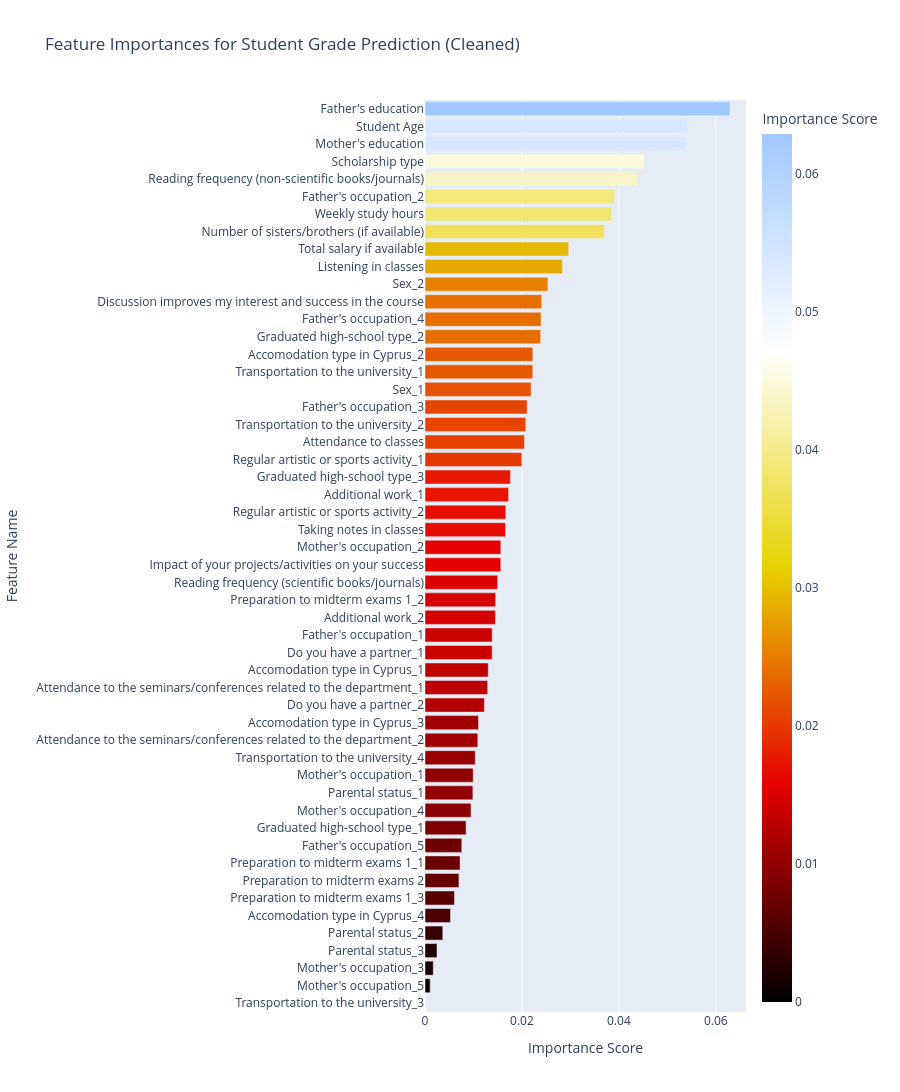

Notebook code for this chart:
### Markdown cell above
Now that we have a new dataframe, we can re-do all previous steps to get a new optimal model and examine the feature importances.

### Code cell
# separate features and target variable again with cleaned data
X_cleaned = hesp_df_encoded_scaled_cleaned.drop([TARGET_COLUMN_NAME], axis=1, errors='ignore')
# y will remain the same as before since target variable is unchanged

# Split into training and testing sets with cleaned features
X_train_binned_cleaned, X_test_binned_cleaned, y_train_binned, y_test_binned = train_test_split(X_cleaned, y_binned, test_size=0.2, random_state=42)

# Re-run the randomized search with cleaned features
random_search_cleaned = RandomizedSearchCV(
    estimator=RandomForestClassifier(random_state=42),
    param_distributions=param_distributions,  # Using previous hyperparameter grid
    n_iter=250,  # Number of parameter settings that are sampled
    scoring='accuracy',  # Score on accuracy
    cv=5,  # 5-Fold Cross-Validation
    verbose=0,  # Disable verbose output for cleaner reporting
    random_state=42,
    n_jobs=-1  # Use all available cores for training, increasing overall speed
)

# Fit the Randomized Search to the cleaned dataset
random_search_cleaned.fit(X_train_binned_cleaned, y_train_binned)  #Using the binned labels for classification

# Print the basic results
print(f"Best Accuracy (Cleaned): {random_search_cleaned.best_score_} with hyperparameters: {random_search_cleaned.best_params_}")

# Evaluate the best model on the test set
best_model_cleaned = random_search_cleaned.best_estimator_  # Pull out the best model from the search
y_pred_binned_cleaned = best_model_cleaned.predict(X_test_binned_cleaned)  # Predict on the test set
test_accuracy_binned_cleaned = accuracy_score(y_test_binned, y_pred_binned_cleaned)  # Calculate test accuracy
print(f"Test Accuracy of Best Model on Binned Labels (Cleaned): {test_accuracy_binned_cleaned:.3f}")

# Pull out feature importances from the cleaned best model
feature_importances_cleaned = best_model_cleaned.feature_importances_
feature_names_cleaned = X_cleaned.columns

# Zip feature names and their corresponding importances together to sort
sorted_importances_cleaned = sorted(zip(feature_names_cleaned, feature_importances_cleaned), key=lambda x: x[1], reverse=True)

# Place feature importances for the cleaned model into a pandas dataframe for easier plotting
importance_df_cleaned = pd.DataFrame({
    'Feature': [name for name, _ in sorted_importances_cleaned],
    'Importance': [importance for _, importance in sorted_importances_cleaned]
})

# Create a bar chart using Plotly
fig = px.bar(
    importance_df_cleaned,
    x='Importance',
    y='Feature',
    orientation='h',
    title='Feature Importances for Student Grade Prediction (Cleaned)',
    labels={'Importance': 'Importance Score', 'Feature': 'Feature Name'},
    color='Importance',
    color_continuous_scale='Blackbody'
)

# Update layout for better readability
fig.update_layout(
    height=1500,  # Increased height to fit all feature names
    showlegend=False,
    yaxis={'categoryorder': 'total ascending'}  # Sort features by importance
)
fig.show()

### Figure 1 — Plotly figure (JSON) as saved in the notebook; plotly's stock layout.template omitted (floating-point values rounded to 4 significant figures)
{"data": [{"hovertemplate": "Importance Score=%{marker.color}<br>Feature Name=%{y}<extra></extra>", "legendgroup": "", "marker": {"color": [0.06291, 0.05404, 0.05391, 0.04517, 0.04383, 0.03911, 0.03849, 0.03699, 0.02964, 0.02835, 0.02535, 0.02408, 0.02393, 0.02386, 0.02224, 0.02223, 0.02188, 0.02108, 0.02079, 0.02052, 0.01998, 0.01763, 0.01725, 0.01667, 0.01661, 0.01564, 0.01563, 0.01498, 0.01458, 0.01453, 0.01386, 0.01386, 0.01305, 0.01293, 0.01225, 0.01104, 0.0109, 0.01037, 0.009944, 0.009877, 0.009501, 0.008475, 0.007584, 0.00723, 0.007007, 0.006074, 0.005252, 0.003667, 0.002471, 0.001705, 0.001064, 0.0], "coloraxis": "coloraxis", "pattern": {"shape": ""}}, "name": "", "orientation": "h", "showlegend": false, "textposition": "auto", "type": "bar", "x": [0.06291, 0.05404, 0.05391, 0.04517, 0.04383, 0.03911, 0.03849, 0.03699, 0.02964, 0.02835, 0.02535, 0.02408, 0.02393, 0.02386, 0.02224, 0.02223, 0.02188, 0.02108, 0.02079, 0.02052, 0.01998, 0.01763, 0.01725, 0.01667, 0.01661, 0.01564, 0.01563, 0.01498, 0.01458, 0.01453, 0.01386, 0.01386, 0.01305, 0.01293, 0.01225, 0.01104, 0.0109, 0.01037, 0.009944, 0.009877, 0.009501, 0.008475, 0.007584, 0.00723, 0.007007, 0.006074, 0.005252, 0.003667, 0.002471, 0.001705, 0.001064, 0.0], "xaxis": "x", "y": ["Father's education", "Student Age", "Mother's education", "Scholarship type", "Reading frequency (non-scientific books/journals)", "Father's occupation_2", "Weekly study hours", "Number of sisters/brothers (if available)", "Total salary if available", "Listening in classes", "Sex_2", "Discussion improves my interest and success in the course", "Father's occupation_4", "Graduated high-school type_2", "Accomodation type in Cyprus_2", "Transportation to the university_1", "Sex_1", "Father's occupation_3", "Transportation to the university_2", "Attendance to classes", "Regular artistic or sports activity_1", "Graduated high-school type_3", "Additional work_1", "Regular artistic or sports activity_2", "Taking notes in classes", "Mother's occupation_2", "Impact of your projects/activities on your success", "Reading frequency (scientific books/journals)", "Preparation to midterm exams 1_2", "Additional work_2", "Father's occupation_1", "Do you have a partner_1", "Accomodation type in Cyprus_1", "Attendance to the seminars/conferences related to the department_1", "Do you have a partner_2", "Accomodation type in Cyprus_3", "Attendance to the seminars/conferences related to the department_2", "Transportation to the university_4", "Mother's occupation_1", "Parental status_1", "Mother's occupation_4", "Graduated high-school type_1", "Father's occupation_5", "Preparation to midterm exams 1_1", "Preparation to midterm exams 2", "Preparation to midterm exams 1_3", "Accomodation type in Cyprus_4", "Parental status_2", "Parental status_3", "Mother's occupation_3", "Mother's occupation_5", "Transportation to the university_3"], "yaxis": "y"}], "layout": {"barmode": "relative", "coloraxis": {"colorbar": {"title": {"text": "Importance Score"}}, "colorscale": [[0, "rgb(0,0,0)"], [0.25, "rgb(230,0,0)"], [0.5, "rgb(230,210,0)"], [0.75, "rgb(255,255,255)"], [1, "rgb(160,200,255)"]]}, "height": 1500, "legend": {"tracegroupgap": 0}, "showlegend": false, "title": {"text": "Feature Importances for Student Grade Prediction (Cleaned)"}, "xaxis": {"anchor": "y", "domain": [0, 1], "title": {"text": "Importance Score"}}, "yaxis": {"anchor": "x", "categoryorder": "total ascending", "domain": [0, 1], "title": {"text": "Feature Name"}}}}
